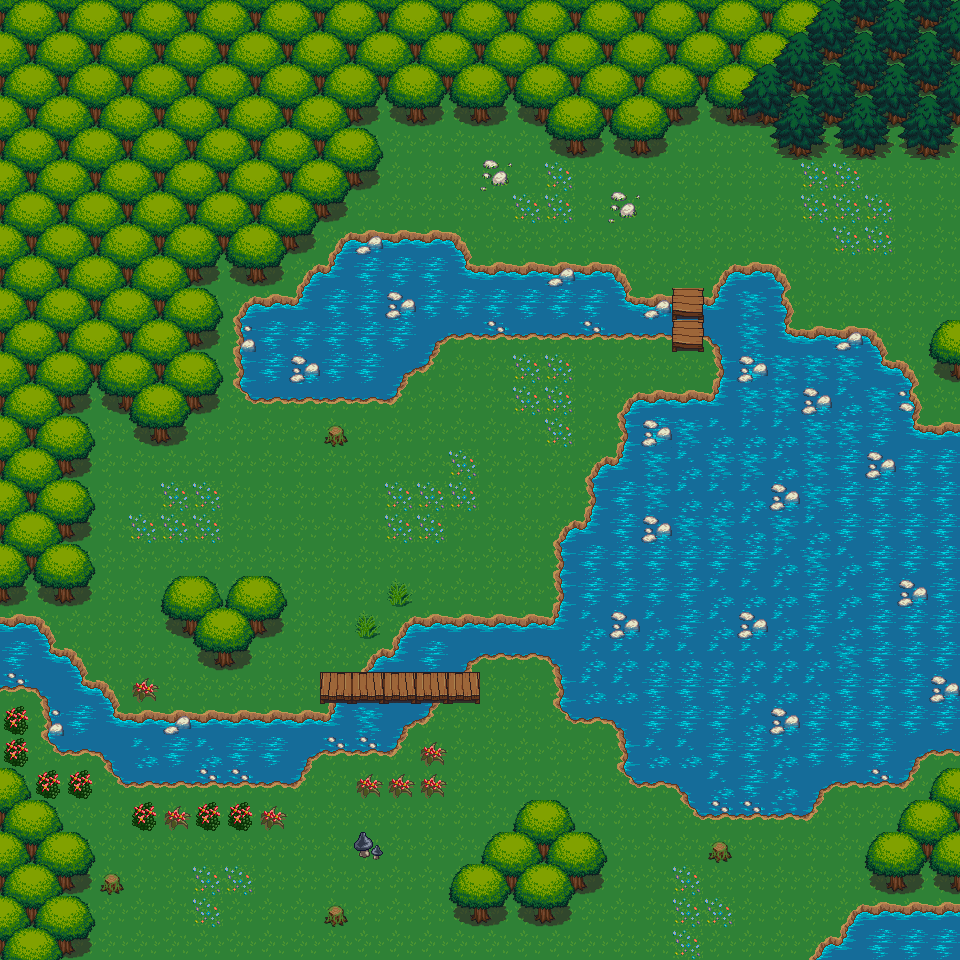

Tiled map render using the project's own tile images. Description and the map definition, with tile-layer contents summarised, below:
An orthogonal 30x30 tile map with 32x32 px tiles, 4 tile layers (Background, Bridge, Foreground, Foreground2-forest), 1 hidden layer not drawn, 2 tilesets and 8 objects (8x Character).

<map version="1.0" orientation="orthogonal" renderorder="right-down" width="30" height="30" tilewidth="32" tileheight="32" nextobjectid="26">
 <tileset firstgid="1" name="forest_tiles" tilewidth="32" tileheight="32" tilecount="256" columns="16">
  <image source="../images/forest_tiles.png" width="512" height="512" />
 </tileset>
 <tileset firstgid="257" name="meta_tiles" tilewidth="32" tileheight="32" tilecount="2" columns="2">
  <image source="../images/meta_tiles.png" width="67" height="34" />
 </tileset>
 <layer name="Background" width="30" height="30">
  <data>[900 cells, 900 non-empty, 10 distinct tile ids]</data>
 </layer>
 <layer name="Bridge" width="30" height="30">
  <data>[900 cells, 7 non-empty, 2 distinct tile ids]</data>
 </layer>
 <layer name="Foreground" width="30" height="30">
  <data>[900 cells, 591 non-empty, 43 distinct tile ids]</data>
 </layer>
 <layer name="Foreground2-forest" width="30" height="30">
  <data>[900 cells, 32 non-empty, 8 distinct tile ids]</data>
 </layer>
 <layer name="Collision" width="30" height="30" visible="0">
  <data>[900 cells, 605 non-empty, 1 distinct tile ids]</data>
 </layer>
 <objectgroup name="ExampleLayer">
  <object id="18" type="Character" x="832" y="192" width="32" height="32">
   <properties>
    <property name="AnimationFile" type="file" value="../images/orc1Enemy.png" />
   </properties>
  </object>
  <object id="19" type="Character" x="770" y="190" width="32" height="32">
   <properties>
    <property name="AnimationFile" type="file" value="../images/orc1Enemy.png" />
   </properties>
  </object>
  <object id="20" type="Character" x="864" y="256" width="32" height="32">
   <properties>
    <property name="AnimationFile" type="file" value="../images/orc1Enemy.png" />
   </properties>
  </object>
  <object id="21" type="Character" x="384" y="448" width="32" height="32">
   <properties>
    <property name="AnimationFile" type="file" value="../images/orc1Enemy.png" />
   </properties>
  </object>
  <object id="22" type="Character" x="256" y="512" width="32" height="32">
   <properties>
    <property name="AnimationFile" type="file" value="../images/orc1Enemy.png" />
   </properties>
  </object>
  <object id="23" type="Character" x="480" y="512" width="32" height="32">
   <properties>
    <property name="AnimationFile" type="file" value="../images/orc1Enemy.png" />
   </properties>
  </object>
  <object id="24" type="Character" x="448" y="160" width="32" height="32">
   <properties>
    <property name="AnimationFile" type="file" value="../images/orc1Enemy.png" />
   </properties>
  </object>
  <object id="25" type="Character" x="608" y="160" width="32" height="32">
   <properties>
    <property name="AnimationFile" type="file" value="../images/orc1Enemy.png" />
   </properties>
  </object>
 </objectgroup>
</map>
